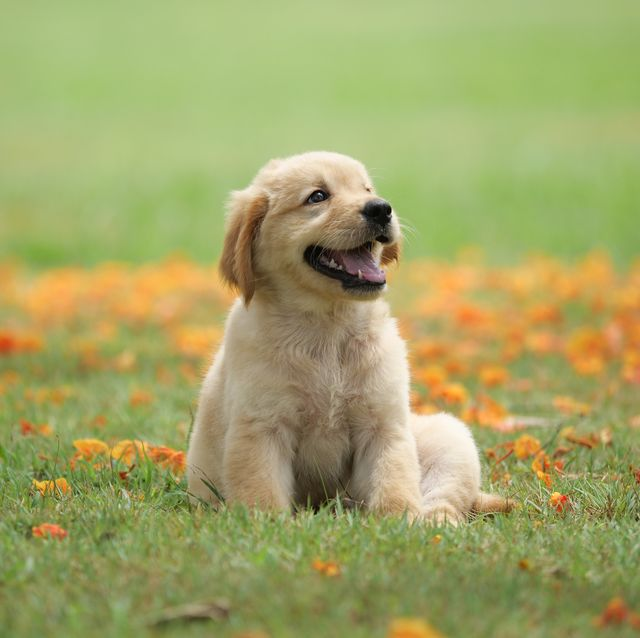
#> input picture puppy.jpeg, 640 x 638 px
$ python flop.py
#> lines starting #> are read from the running program, lines starting #| are printed output that depends on the picture
import cv2

def flop(image):
    image = image[::-1]
    return image

if __name__ == "__main__":
    image = cv2.imread('puppy.jpeg')
#> image is the input picture: shape (638, 640, 3); mean B, G, R 102.4, 164.3, 161.9
    image = cv2.cvtColor(image, cv2.COLOR_BGR2GRAY)
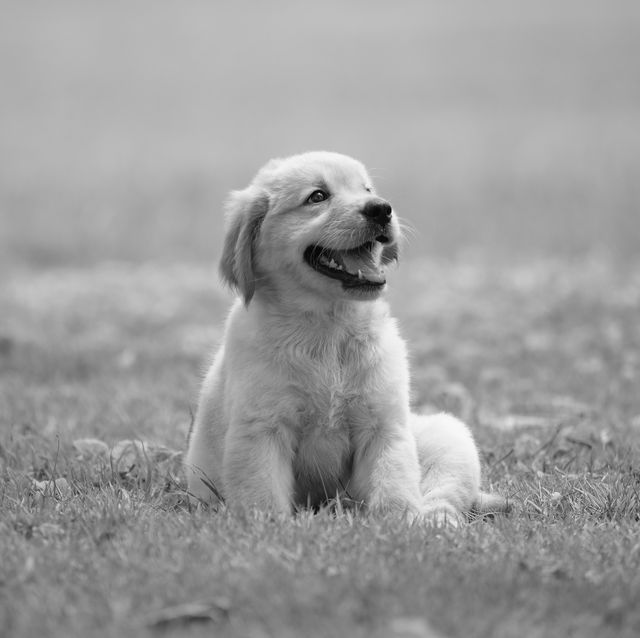
#> image: shape (638, 640); min 0, max 250, mean 156.5
    flipped = flop(image)
#> in flop, `image = image[::-1]`:
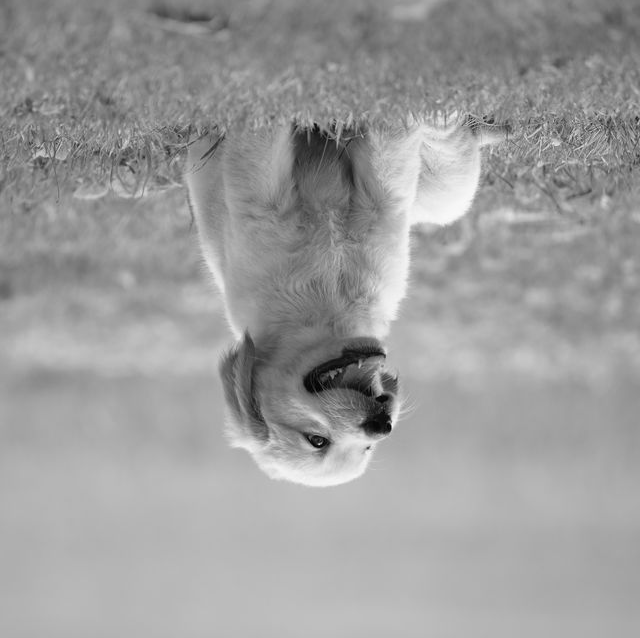
#> image: shape (638, 640); min 0, max 250, mean 156.5
    cv2.imshow("flopped image", flipped)
    cv2.waitKey(0)
